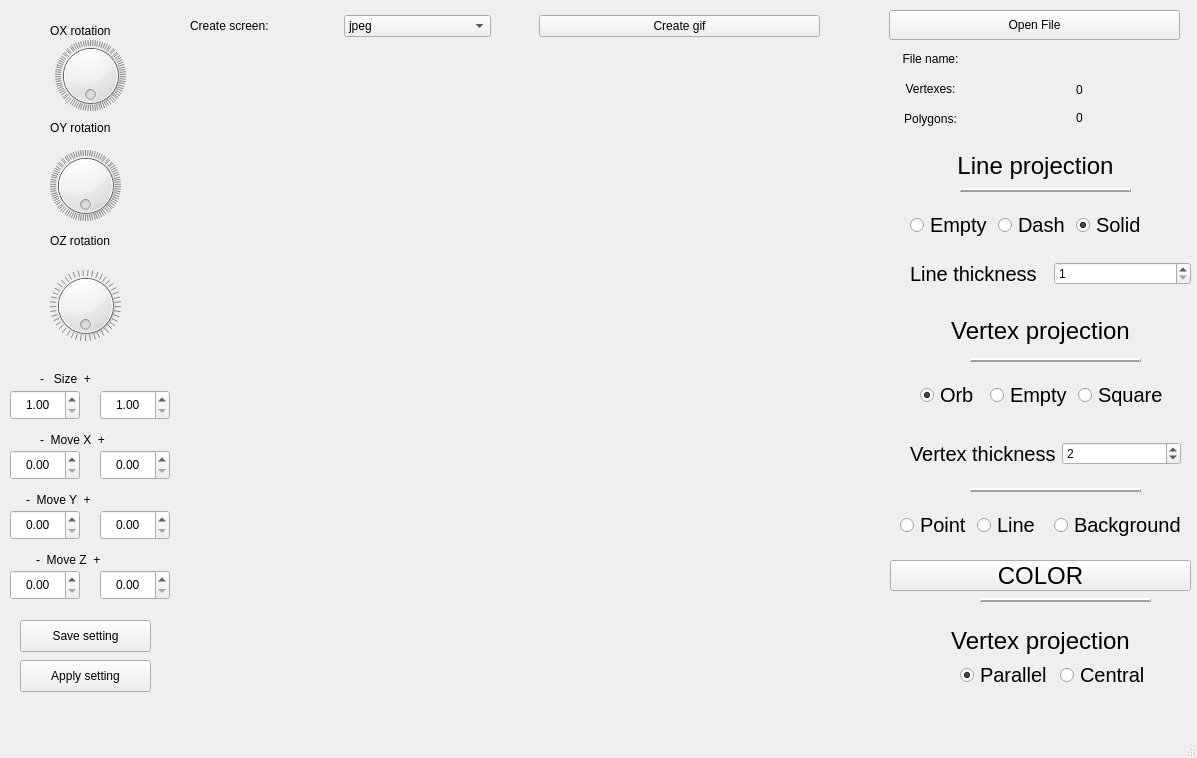
<?xml version="1.0" encoding="UTF-8"?>
<ui version="4.0">
 <class>MainWindow</class>
 <widget class="QMainWindow" name="MainWindow">
  <property name="geometry">
   <rect>
    <x>0</x>
    <y>0</y>
    <width>1197</width>
    <height>758</height>
   </rect>
  </property>
  <property name="windowTitle">
   <string>MainWindow</string>
  </property>
  <property name="autoFillBackground">
   <bool>false</bool>
  </property>
  <widget class="QWidget" name="general_widget">
   <widget class="Widget" name="widget" native="true">
    <property name="geometry">
     <rect>
      <x>180</x>
      <y>50</y>
      <width>701</width>
      <height>671</height>
     </rect>
    </property>
   </widget>
   <widget class="QDial" name="OX">
    <property name="geometry">
     <rect>
      <x>40</x>
      <y>40</y>
      <width>101</width>
      <height>71</height>
     </rect>
    </property>
    <property name="minimum">
     <number>1</number>
    </property>
    <property name="maximum">
     <number>360</number>
    </property>
    <property name="pageStep">
     <number>1</number>
    </property>
    <property name="value">
     <number>1</number>
    </property>
    <property name="wrapping">
     <bool>true</bool>
    </property>
    <property name="notchesVisible">
     <bool>true</bool>
    </property>
   </widget>
   <widget class="QDial" name="OY">
    <property name="geometry">
     <rect>
      <x>40</x>
      <y>150</y>
      <width>91</width>
      <height>71</height>
     </rect>
    </property>
    <property name="minimum">
     <number>1</number>
    </property>
    <property name="maximum">
     <number>360</number>
    </property>
    <property name="pageStep">
     <number>1</number>
    </property>
    <property name="wrapping">
     <bool>true</bool>
    </property>
    <property name="notchesVisible">
     <bool>true</bool>
    </property>
   </widget>
   <widget class="QLabel" name="ox">
    <property name="geometry">
     <rect>
      <x>50</x>
      <y>20</y>
      <width>81</width>
      <height>21</height>
     </rect>
    </property>
    <property name="text">
     <string>OX rotation</string>
    </property>
   </widget>
   <widget class="QLabel" name="oy">
    <property name="geometry">
     <rect>
      <x>50</x>
      <y>120</y>
      <width>91</width>
      <height>16</height>
     </rect>
    </property>
    <property name="text">
     <string>OY rotation</string>
    </property>
   </widget>
   <widget class="QDial" name="OZ">
    <property name="geometry">
     <rect>
      <x>50</x>
      <y>260</y>
      <width>71</width>
      <height>91</height>
     </rect>
    </property>
    <property name="minimum">
     <number>1</number>
    </property>
    <property name="maximum">
     <number>180</number>
    </property>
    <property name="singleStep">
     <number>1</number>
    </property>
    <property name="pageStep">
     <number>1</number>
    </property>
    <property name="value">
     <number>1</number>
    </property>
    <property name="tracking">
     <bool>true</bool>
    </property>
    <property name="invertedAppearance">
     <bool>false</bool>
    </property>
    <property name="invertedControls">
     <bool>true</bool>
    </property>
    <property name="wrapping">
     <bool>true</bool>
    </property>
    <property name="notchesVisible">
     <bool>true</bool>
    </property>
   </widget>
   <widget class="QLabel" name="oz">
    <property name="geometry">
     <rect>
      <x>50</x>
      <y>230</y>
      <width>81</width>
      <height>21</height>
     </rect>
    </property>
    <property name="text">
     <string>OZ rotation</string>
    </property>
   </widget>
   <widget class="QPushButton" name="openFile">
    <property name="geometry">
     <rect>
      <x>889</x>
      <y>10</y>
      <width>291</width>
      <height>30</height>
     </rect>
    </property>
    <property name="sizePolicy">
     <sizepolicy hsizetype="Minimum" vsizetype="Fixed">
      <horstretch>0</horstretch>
      <verstretch>0</verstretch>
     </sizepolicy>
    </property>
    <property name="mouseTracking">
     <bool>false</bool>
    </property>
    <property name="text">
     <string>Open File</string>
    </property>
   </widget>
   <widget class="QDoubleSpinBox" name="scale_mul">
    <property name="geometry">
     <rect>
      <x>100</x>
      <y>390</y>
      <width>70</width>
      <height>30</height>
     </rect>
    </property>
    <property name="alignment">
     <set>Qt::AlignCenter</set>
    </property>
    <property name="minimum">
     <double>1.000000000000000</double>
    </property>
    <property name="singleStep">
     <double>0.100000000000000</double>
    </property>
   </widget>
   <widget class="QDoubleSpinBox" name="scale_del">
    <property name="geometry">
     <rect>
      <x>10</x>
      <y>390</y>
      <width>70</width>
      <height>30</height>
     </rect>
    </property>
    <property name="alignment">
     <set>Qt::AlignCenter</set>
    </property>
    <property name="minimum">
     <double>1.000000000000000</double>
    </property>
    <property name="singleStep">
     <double>0.100000000000000</double>
    </property>
   </widget>
   <widget class="QLabel" name="label_3">
    <property name="geometry">
     <rect>
      <x>40</x>
      <y>430</y>
      <width>91</width>
      <height>20</height>
     </rect>
    </property>
    <property name="text">
     <string>-  Move X  +</string>
    </property>
   </widget>
   <widget class="QLabel" name="label_4">
    <property name="geometry">
     <rect>
      <x>26</x>
      <y>490</y>
      <width>81</width>
      <height>20</height>
     </rect>
    </property>
    <property name="text">
     <string>-  Move Y  +</string>
    </property>
   </widget>
   <widget class="QLabel" name="label_5">
    <property name="geometry">
     <rect>
      <x>36</x>
      <y>550</y>
      <width>81</width>
      <height>20</height>
     </rect>
    </property>
    <property name="text">
     <string>-  Move Z  +</string>
    </property>
   </widget>
   <widget class="QDoubleSpinBox" name="moveX_sub">
    <property name="geometry">
     <rect>
      <x>10</x>
      <y>450</y>
      <width>70</width>
      <height>30</height>
     </rect>
    </property>
    <property name="alignment">
     <set>Qt::AlignCenter</set>
    </property>
    <property name="maximum">
     <double>10.990000000000000</double>
    </property>
    <property name="singleStep">
     <double>0.010000000000000</double>
    </property>
   </widget>
   <widget class="QDoubleSpinBox" name="moveX_sum">
    <property name="geometry">
     <rect>
      <x>100</x>
      <y>450</y>
      <width>70</width>
      <height>30</height>
     </rect>
    </property>
    <property name="layoutDirection">
     <enum>Qt::LeftToRight</enum>
    </property>
    <property name="alignment">
     <set>Qt::AlignCenter</set>
    </property>
    <property name="maximum">
     <double>10.990000000000000</double>
    </property>
    <property name="singleStep">
     <double>0.010000000000000</double>
    </property>
   </widget>
   <widget class="QDoubleSpinBox" name="moveY_sub">
    <property name="geometry">
     <rect>
      <x>10</x>
      <y>510</y>
      <width>70</width>
      <height>30</height>
     </rect>
    </property>
    <property name="alignment">
     <set>Qt::AlignCenter</set>
    </property>
    <property name="maximum">
     <double>10.990000000000000</double>
    </property>
    <property name="singleStep">
     <double>0.010000000000000</double>
    </property>
   </widget>
   <widget class="QDoubleSpinBox" name="moveY_sum">
    <property name="geometry">
     <rect>
      <x>100</x>
      <y>510</y>
      <width>70</width>
      <height>30</height>
     </rect>
    </property>
    <property name="alignment">
     <set>Qt::AlignCenter</set>
    </property>
    <property name="maximum">
     <double>10.990000000000000</double>
    </property>
    <property name="singleStep">
     <double>0.010000000000000</double>
    </property>
   </widget>
   <widget class="QDoubleSpinBox" name="moveZ_sub">
    <property name="geometry">
     <rect>
      <x>10</x>
      <y>570</y>
      <width>70</width>
      <height>30</height>
     </rect>
    </property>
    <property name="alignment">
     <set>Qt::AlignCenter</set>
    </property>
    <property name="maximum">
     <double>10.990000000000000</double>
    </property>
    <property name="singleStep">
     <double>0.010000000000000</double>
    </property>
   </widget>
   <widget class="QDoubleSpinBox" name="moveZ_sum">
    <property name="geometry">
     <rect>
      <x>100</x>
      <y>570</y>
      <width>70</width>
      <height>30</height>
     </rect>
    </property>
    <property name="alignment">
     <set>Qt::AlignCenter</set>
    </property>
    <property name="maximum">
     <double>10.990000000000000</double>
    </property>
    <property name="singleStep">
     <double>0.300000000000000</double>
    </property>
   </widget>
   <widget class="QLabel" name="label_12">
    <property name="geometry">
     <rect>
      <x>40</x>
      <y>370</y>
      <width>67</width>
      <height>17</height>
     </rect>
    </property>
    <property name="text">
     <string>-   Size  +</string>
    </property>
   </widget>
   <widget class="QLabel" name="label">
    <property name="geometry">
     <rect>
      <x>890</x>
      <y>50</y>
      <width>81</width>
      <height>17</height>
     </rect>
    </property>
    <property name="text">
     <string>File name:</string>
    </property>
    <property name="alignment">
     <set>Qt::AlignCenter</set>
    </property>
   </widget>
   <widget class="QLabel" name="label_2">
    <property name="geometry">
     <rect>
      <x>890</x>
      <y>80</y>
      <width>81</width>
      <height>17</height>
     </rect>
    </property>
    <property name="text">
     <string>Vertexes:</string>
    </property>
    <property name="alignment">
     <set>Qt::AlignCenter</set>
    </property>
   </widget>
   <widget class="QLabel" name="label_6">
    <property name="geometry">
     <rect>
      <x>890</x>
      <y>110</y>
      <width>81</width>
      <height>17</height>
     </rect>
    </property>
    <property name="text">
     <string>Polygons:</string>
    </property>
    <property name="alignment">
     <set>Qt::AlignCenter</set>
    </property>
   </widget>
   <widget class="QWidget" name="layoutWidget">
    <property name="geometry">
     <rect>
      <x>1000</x>
      <y>50</y>
      <width>181</width>
      <height>81</height>
     </rect>
    </property>
    <layout class="QVBoxLayout" name="verticalLayout"/>
   </widget>
   <widget class="QLabel" name="label_7">
    <property name="geometry">
     <rect>
      <x>880</x>
      <y>150</y>
      <width>311</width>
      <height>31</height>
     </rect>
    </property>
    <property name="font">
     <font>
      <pointsize>18</pointsize>
     </font>
    </property>
    <property name="text">
     <string>Line projection</string>
    </property>
    <property name="alignment">
     <set>Qt::AlignCenter</set>
    </property>
   </widget>
   <widget class="Line" name="line">
    <property name="geometry">
     <rect>
      <x>960</x>
      <y>180</y>
      <width>171</width>
      <height>20</height>
     </rect>
    </property>
    <property name="frameShadow">
     <enum>QFrame::Raised</enum>
    </property>
    <property name="lineWidth">
     <number>2</number>
    </property>
    <property name="orientation">
     <enum>Qt::Horizontal</enum>
    </property>
   </widget>
   <widget class="Line" name="line_2">
    <property name="geometry">
     <rect>
      <x>970</x>
      <y>350</y>
      <width>171</width>
      <height>20</height>
     </rect>
    </property>
    <property name="frameShadow">
     <enum>QFrame::Raised</enum>
    </property>
    <property name="lineWidth">
     <number>2</number>
    </property>
    <property name="orientation">
     <enum>Qt::Horizontal</enum>
    </property>
   </widget>
   <widget class="QLabel" name="label_9">
    <property name="geometry">
     <rect>
      <x>890</x>
      <y>310</y>
      <width>301</width>
      <height>41</height>
     </rect>
    </property>
    <property name="font">
     <font>
      <pointsize>18</pointsize>
     </font>
    </property>
    <property name="text">
     <string>Vertex projection</string>
    </property>
    <property name="alignment">
     <set>Qt::AlignCenter</set>
    </property>
   </widget>
   <widget class="Line" name="line_3">
    <property name="geometry">
     <rect>
      <x>970</x>
      <y>480</y>
      <width>171</width>
      <height>20</height>
     </rect>
    </property>
    <property name="frameShadow">
     <enum>QFrame::Raised</enum>
    </property>
    <property name="lineWidth">
     <number>2</number>
    </property>
    <property name="orientation">
     <enum>Qt::Horizontal</enum>
    </property>
   </widget>
   <widget class="QPushButton" name="color">
    <property name="geometry">
     <rect>
      <x>890</x>
      <y>560</y>
      <width>301</width>
      <height>31</height>
     </rect>
    </property>
    <property name="font">
     <font>
      <pointsize>18</pointsize>
     </font>
    </property>
    <property name="text">
     <string>COLOR</string>
    </property>
   </widget>
   <widget class="Line" name="line_4">
    <property name="geometry">
     <rect>
      <x>980</x>
      <y>590</y>
      <width>171</width>
      <height>20</height>
     </rect>
    </property>
    <property name="frameShadow">
     <enum>QFrame::Raised</enum>
    </property>
    <property name="lineWidth">
     <number>2</number>
    </property>
    <property name="orientation">
     <enum>Qt::Horizontal</enum>
    </property>
   </widget>
   <widget class="QLabel" name="label_10">
    <property name="geometry">
     <rect>
      <x>890</x>
      <y>620</y>
      <width>301</width>
      <height>41</height>
     </rect>
    </property>
    <property name="font">
     <font>
      <pointsize>18</pointsize>
     </font>
    </property>
    <property name="text">
     <string>Vertex projection</string>
    </property>
    <property name="alignment">
     <set>Qt::AlignCenter</set>
    </property>
   </widget>
   <widget class="QLabel" name="vertexes">
    <property name="geometry">
     <rect>
      <x>990</x>
      <y>78</y>
      <width>179</width>
      <height>23</height>
     </rect>
    </property>
    <property name="text">
     <string>0</string>
    </property>
    <property name="alignment">
     <set>Qt::AlignCenter</set>
    </property>
   </widget>
   <widget class="QLabel" name="polygons">
    <property name="geometry">
     <rect>
      <x>990</x>
      <y>107</y>
      <width>179</width>
      <height>22</height>
     </rect>
    </property>
    <property name="text">
     <string>0</string>
    </property>
    <property name="alignment">
     <set>Qt::AlignCenter</set>
    </property>
   </widget>
   <widget class="QLabel" name="file_name">
    <property name="geometry">
     <rect>
      <x>1000</x>
      <y>50</y>
      <width>179</width>
      <height>31</height>
     </rect>
    </property>
    <property name="text">
     <string/>
    </property>
    <property name="alignment">
     <set>Qt::AlignCenter</set>
    </property>
   </widget>
   <widget class="QWidget" name="layoutWidget">
    <property name="geometry">
     <rect>
      <x>910</x>
      <y>210</y>
      <width>238</width>
      <height>31</height>
     </rect>
    </property>
    <layout class="QHBoxLayout" name="horizontalLayout_2">
     <item>
      <widget class="QRadioButton" name="empty_line">
       <property name="font">
        <font>
         <pointsize>15</pointsize>
        </font>
       </property>
       <property name="text">
        <string>Empty</string>
       </property>
       <attribute name="buttonGroup">
        <string notr="true">buttonGroup</string>
       </attribute>
      </widget>
     </item>
     <item>
      <widget class="QRadioButton" name="dash_line">
       <property name="font">
        <font>
         <pointsize>15</pointsize>
        </font>
       </property>
       <property name="text">
        <string>Dash</string>
       </property>
       <attribute name="buttonGroup">
        <string notr="true">buttonGroup</string>
       </attribute>
      </widget>
     </item>
     <item>
      <widget class="QRadioButton" name="solid_line">
       <property name="font">
        <font>
         <pointsize>15</pointsize>
        </font>
       </property>
       <property name="text">
        <string>Solid</string>
       </property>
       <property name="checked">
        <bool>true</bool>
       </property>
       <attribute name="buttonGroup">
        <string notr="true">buttonGroup</string>
       </attribute>
      </widget>
     </item>
    </layout>
   </widget>
   <widget class="QWidget" name="layoutWidget">
    <property name="geometry">
     <rect>
      <x>920</x>
      <y>380</y>
      <width>248</width>
      <height>31</height>
     </rect>
    </property>
    <layout class="QHBoxLayout" name="horizontalLayout_3">
     <item>
      <widget class="QRadioButton" name="orb_point">
       <property name="font">
        <font>
         <pointsize>15</pointsize>
        </font>
       </property>
       <property name="text">
        <string>Orb</string>
       </property>
       <property name="checked">
        <bool>true</bool>
       </property>
       <attribute name="buttonGroup">
        <string notr="true">buttonGroup_2</string>
       </attribute>
      </widget>
     </item>
     <item>
      <widget class="QRadioButton" name="empty_point">
       <property name="font">
        <font>
         <pointsize>15</pointsize>
        </font>
       </property>
       <property name="text">
        <string>Empty</string>
       </property>
       <attribute name="buttonGroup">
        <string notr="true">buttonGroup_2</string>
       </attribute>
      </widget>
     </item>
     <item>
      <widget class="QRadioButton" name="square_point">
       <property name="font">
        <font>
         <pointsize>15</pointsize>
        </font>
       </property>
       <property name="text">
        <string>Square</string>
       </property>
       <attribute name="buttonGroup">
        <string notr="true">buttonGroup_2</string>
       </attribute>
      </widget>
     </item>
    </layout>
   </widget>
   <widget class="QWidget" name="layoutWidget">
    <property name="geometry">
     <rect>
      <x>900</x>
      <y>510</y>
      <width>286</width>
      <height>31</height>
     </rect>
    </property>
    <layout class="QHBoxLayout" name="horizontalLayout_4">
     <item>
      <widget class="QRadioButton" name="color_point">
       <property name="font">
        <font>
         <pointsize>15</pointsize>
        </font>
       </property>
       <property name="text">
        <string>Point</string>
       </property>
       <attribute name="buttonGroup">
        <string notr="true">buttonGroup_3</string>
       </attribute>
      </widget>
     </item>
     <item>
      <widget class="QRadioButton" name="color_line">
       <property name="font">
        <font>
         <pointsize>15</pointsize>
        </font>
       </property>
       <property name="text">
        <string>Line</string>
       </property>
       <attribute name="buttonGroup">
        <string notr="true">buttonGroup_3</string>
       </attribute>
      </widget>
     </item>
     <item>
      <widget class="QRadioButton" name="color_back">
       <property name="font">
        <font>
         <pointsize>15</pointsize>
        </font>
       </property>
       <property name="text">
        <string>Background</string>
       </property>
       <attribute name="buttonGroup">
        <string notr="true">buttonGroup_3</string>
       </attribute>
      </widget>
     </item>
    </layout>
   </widget>
   <widget class="QWidget" name="layoutWidget">
    <property name="geometry">
     <rect>
      <x>960</x>
      <y>660</y>
      <width>193</width>
      <height>31</height>
     </rect>
    </property>
    <layout class="QHBoxLayout" name="horizontalLayout_5">
     <item>
      <widget class="QRadioButton" name="proj_parallel">
       <property name="font">
        <font>
         <pointsize>15</pointsize>
        </font>
       </property>
       <property name="text">
        <string>Parallel</string>
       </property>
       <property name="checked">
        <bool>true</bool>
       </property>
       <attribute name="buttonGroup">
        <string notr="true">buttonGroup_4</string>
       </attribute>
      </widget>
     </item>
     <item>
      <widget class="QRadioButton" name="proj_central">
       <property name="font">
        <font>
         <pointsize>15</pointsize>
        </font>
       </property>
       <property name="text">
        <string>Central</string>
       </property>
       <property name="checkable">
        <bool>true</bool>
       </property>
       <property name="checked">
        <bool>false</bool>
       </property>
       <attribute name="buttonGroup">
        <string notr="true">buttonGroup_4</string>
       </attribute>
      </widget>
     </item>
    </layout>
   </widget>
   <widget class="QWidget" name="layoutWidget">
    <property name="geometry">
     <rect>
      <x>910</x>
      <y>260</y>
      <width>281</width>
      <height>28</height>
     </rect>
    </property>
    <layout class="QHBoxLayout" name="horizontalLayout_6">
     <item>
      <widget class="QLabel" name="label_8">
       <property name="font">
        <font>
         <pointsize>15</pointsize>
        </font>
       </property>
       <property name="text">
        <string>Line thickness</string>
       </property>
      </widget>
     </item>
     <item>
      <widget class="QSpinBox" name="thick_line">
       <property name="minimum">
        <number>1</number>
       </property>
      </widget>
     </item>
    </layout>
   </widget>
   <widget class="QWidget" name="layoutWidget">
    <property name="geometry">
     <rect>
      <x>910</x>
      <y>440</y>
      <width>271</width>
      <height>28</height>
     </rect>
    </property>
    <layout class="QHBoxLayout" name="horizontalLayout_7">
     <item>
      <widget class="QLabel" name="Rib">
       <property name="font">
        <font>
         <pointsize>15</pointsize>
        </font>
       </property>
       <property name="text">
        <string>Vertex thickness</string>
       </property>
      </widget>
     </item>
     <item>
      <widget class="QSpinBox" name="thick_point">
       <property name="minimum">
        <number>1</number>
       </property>
       <property name="value">
        <number>2</number>
       </property>
      </widget>
     </item>
    </layout>
   </widget>
   <widget class="QWidget" name="layoutWidget">
    <property name="geometry">
     <rect>
      <x>190</x>
      <y>10</y>
      <width>301</width>
      <height>32</height>
     </rect>
    </property>
    <layout class="QHBoxLayout" name="horizontalLayout">
     <item>
      <widget class="QLabel" name="label_11">
       <property name="text">
        <string>Create screen:</string>
       </property>
      </widget>
     </item>
     <item>
      <widget class="QComboBox" name="create_screen">
       <item>
        <property name="text">
         <string>jpeg</string>
        </property>
       </item>
       <item>
        <property name="text">
         <string>bmp</string>
        </property>
       </item>
       <item>
        <property name="text">
         <string>png</string>
        </property>
       </item>
      </widget>
     </item>
    </layout>
   </widget>
   <widget class="QWidget" name="layoutWidget">
    <property name="geometry">
     <rect>
      <x>539</x>
      <y>10</y>
      <width>281</width>
      <height>32</height>
     </rect>
    </property>
    <layout class="QHBoxLayout" name="horizontalLayout_8">
     <item>
      <widget class="QPushButton" name="gif">
       <property name="text">
        <string>Create gif</string>
       </property>
      </widget>
     </item>
    </layout>
   </widget>
   <widget class="QPushButton" name="save_setting">
    <property name="geometry">
     <rect>
      <x>20</x>
      <y>620</y>
      <width>131</width>
      <height>32</height>
     </rect>
    </property>
    <property name="text">
     <string>Save setting</string>
    </property>
   </widget>
   <widget class="QPushButton" name="apply_setting">
    <property name="geometry">
     <rect>
      <x>20</x>
      <y>660</y>
      <width>131</width>
      <height>32</height>
     </rect>
    </property>
    <property name="text">
     <string>Apply setting</string>
    </property>
   </widget>
  </widget>
  <widget class="QMenuBar" name="menubar">
   <property name="geometry">
    <rect>
     <x>0</x>
     <y>0</y>
     <width>1197</width>
     <height>24</height>
    </rect>
   </property>
  </widget>
  <widget class="QStatusBar" name="statusbar"/>
 </widget>
 <customwidgets>
  <customwidget>
   <class>Widget</class>
   <extends>QWidget</extends>
   <header location="global">widget.h</header>
   <container>1</container>
  </customwidget>
 </customwidgets>
 <resources/>
 <connections/>
 <buttongroups>
  <buttongroup name="buttonGroup_4"/>
  <buttongroup name="buttonGroup_2"/>
  <buttongroup name="buttonGroup"/>
  <buttongroup name="buttonGroup_3"/>
 </buttongroups>
</ui>
